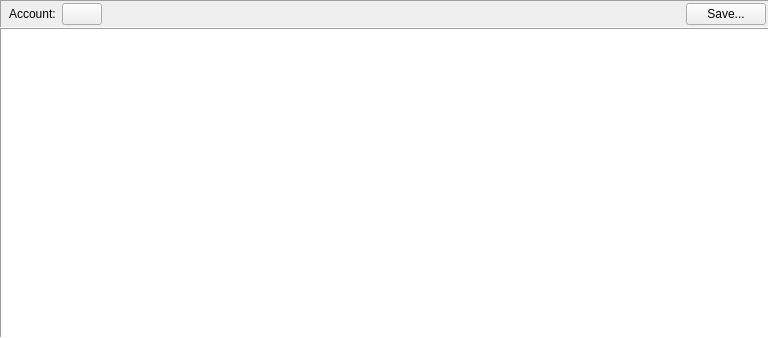
<?xml version="1.0" encoding="UTF-8"?>
<ui version="4.0">
 <class>AssetsPaymentsReportWidget</class>
 <widget class="QWidget" name="AssetsPaymentsReportWidget">
  <property name="geometry">
   <rect>
    <x>0</x>
    <y>0</y>
    <width>769</width>
    <height>338</height>
   </rect>
  </property>
  <property name="windowTitle">
   <string>Assets' payments report for account</string>
  </property>
  <layout class="QVBoxLayout" name="verticalLayout">
   <property name="spacing">
    <number>0</number>
   </property>
   <property name="leftMargin">
    <number>0</number>
   </property>
   <property name="topMargin">
    <number>0</number>
   </property>
   <property name="rightMargin">
    <number>0</number>
   </property>
   <property name="bottomMargin">
    <number>0</number>
   </property>
   <item>
    <widget class="QFrame" name="ReportParamsFrame">
     <property name="frameShape">
      <enum>QFrame::Panel</enum>
     </property>
     <property name="frameShadow">
      <enum>QFrame::Sunken</enum>
     </property>
     <layout class="QGridLayout" name="gridLayout">
      <property name="leftMargin">
       <number>2</number>
      </property>
      <property name="topMargin">
       <number>2</number>
      </property>
      <property name="rightMargin">
       <number>2</number>
      </property>
      <property name="bottomMargin">
       <number>2</number>
      </property>
      <property name="spacing">
       <number>6</number>
      </property>
      <item row="0" column="0">
       <widget class="DateRangeSelector" name="ReportRange">
        <property name="ItemsList" stdset="0">
         <string notr="true">QTD;YTD;this_year;last_year</string>
        </property>
       </widget>
      </item>
      <item row="0" column="3">
       <spacer name="ReportFrameSpacer">
        <property name="orientation">
         <enum>Qt::Horizontal</enum>
        </property>
        <property name="sizeHint" stdset="0">
         <size>
          <width>40</width>
          <height>20</height>
         </size>
        </property>
       </spacer>
      </item>
      <item row="0" column="1">
       <widget class="QLabel" name="ReportAccountLbl">
        <property name="text">
         <string>Account:</string>
        </property>
       </widget>
      </item>
      <item row="0" column="2">
       <widget class="AccountButton" name="ReportAccountButton">
        <property name="text">
         <string/>
        </property>
       </widget>
      </item>
      <item row="0" column="4">
       <widget class="QPushButton" name="SaveButton">
        <property name="text">
         <string>Save...</string>
        </property>
       </widget>
      </item>
     </layout>
    </widget>
   </item>
   <item>
    <widget class="TableViewWithFooter" name="ReportTableView">
     <property name="sizePolicy">
      <sizepolicy hsizetype="Expanding" vsizetype="Expanding">
       <horstretch>0</horstretch>
       <verstretch>4</verstretch>
      </sizepolicy>
     </property>
     <property name="frameShape">
      <enum>QFrame::Panel</enum>
     </property>
     <property name="frameShadow">
      <enum>QFrame::Sunken</enum>
     </property>
     <property name="editTriggers">
      <set>QAbstractItemView::NoEditTriggers</set>
     </property>
     <property name="alternatingRowColors">
      <bool>true</bool>
     </property>
     <property name="gridStyle">
      <enum>Qt::DotLine</enum>
     </property>
     <property name="wordWrap">
      <bool>false</bool>
     </property>
     <attribute name="verticalHeaderVisible">
      <bool>false</bool>
     </attribute>
     <attribute name="verticalHeaderMinimumSectionSize">
      <number>20</number>
     </attribute>
     <attribute name="verticalHeaderDefaultSectionSize">
      <number>20</number>
     </attribute>
    </widget>
   </item>
  </layout>
 </widget>
 <customwidgets>
  <customwidget>
   <class>DateRangeSelector</class>
   <extends>QWidget</extends>
   <header>jal/widgets/custom/date_range_selector.h</header>
   <container>1</container>
  </customwidget>
  <customwidget>
   <class>TableViewWithFooter</class>
   <extends>QTableView</extends>
   <header>jal/widgets/custom/tableview_with_footer.h</header>
  </customwidget>
  <customwidget>
   <class>AccountButton</class>
   <extends>QPushButton</extends>
   <header>jal/widgets/account_select.h</header>
  </customwidget>
 </customwidgets>
 <resources/>
 <connections/>
</ui>
